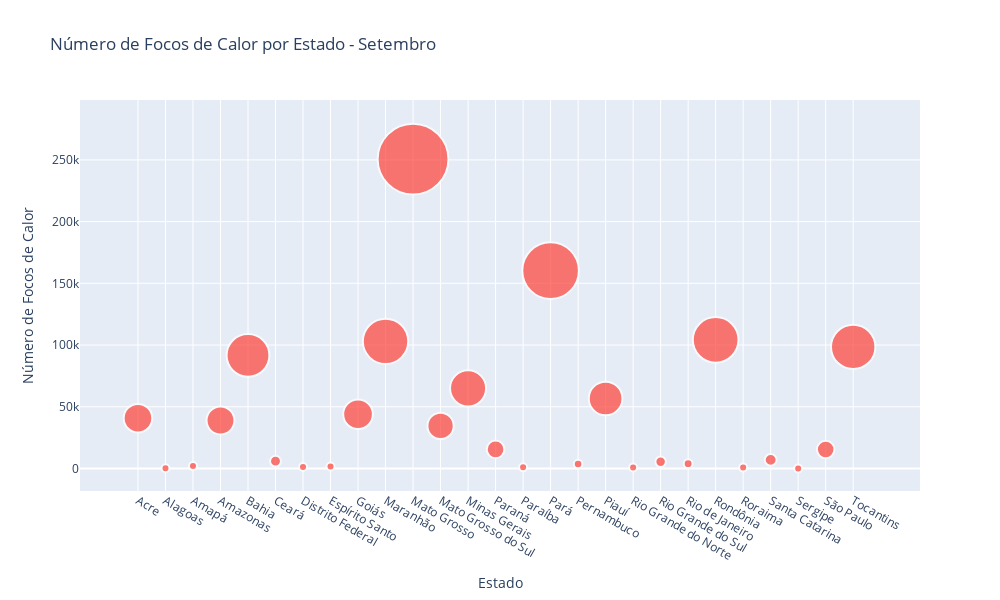

This figure's notebook cell:
### Code cell
#Bubble Chart do Número de Focos de Calor por Estado - Setembro
base_temp = base.loc[base['month'] == 'Setembro']
plot_forest_fires_state(base_temp, 'Número de Focos de Calor por Estado - Setembro', False)

### Figure 1 — Plotly figure (JSON) as saved in the notebook; plotly's stock layout.template omitted (floating-point values rounded to 4 significant figures)
{"data": [{"marker": {"color": "rgb(255, 65, 54)", "line": {"width": 2}, "size": [407.6, 1.66, 19.17, 388.6, 916.7, 59.09, 11.37, 15.76, 439.5, 1030.0, 2506.0, 344.9, 649.0, 154.7, 9.08, 1603.0, 36.42, 566.8, 8.2, 54.54, 38.94, 1042.0, 6.98, 69.87, 0.16, 153.2, 985.0], "sizemin": 4, "sizemode": "area"}, "mode": "markers", "type": "scatter", "x": ["Acre", "Alagoas", "Amapá", "Amazonas", "Bahia", "Ceará", "Distrito Federal", "Espírito Santo", "Goiás", "Maranhão", "Mato Grosso", "Mato Grosso do Sul", "Minas Gerais", "Paraná", "Paraíba", "Pará", "Pernambuco", "Piauí", "Rio Grande do Norte", "Rio Grande do Sul", "Rio de Janeiro", "Rondônia", "Roraima", "Santa Catarina", "Sergipe", "São Paulo", "Tocantins"], "y": [40761, 166, 1917, 38855, 91673, 5909, 1137, 1576, 43951, 102997, 250612, 34495, 64895, 15466, 908, 160267, 3642, 56676, 820, 5454, 3894, 104203, 698, 6987, 16, 15319, 98495]}], "layout": {"height": 600, "title": {"text": "Número de Focos de Calor por Estado - Setembro"}, "width": 1000, "xaxis": {"title": {"text": "Estado"}}, "yaxis": {"title": {"text": "Número de Focos de Calor"}}}}
